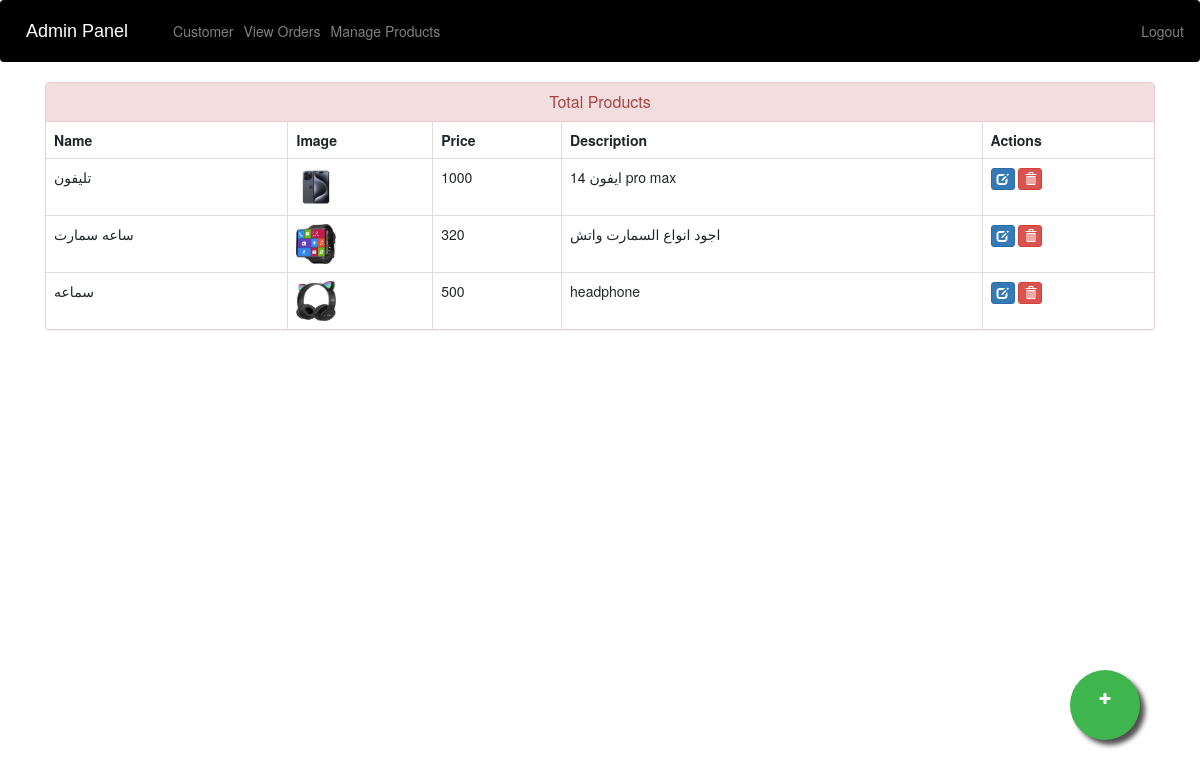
The page /admin-products (signed in) on the database its author committed.
### ecom/models.py (models this page shows, shortened)
class Product(models.Model):
    name=models.CharField(max_length=40)
    product_image= models.ImageField(upload_to='product_image/',null=True,blank=True)
    price = models.PositiveIntegerField()
    description=models.CharField(max_length=40)

### ecom/views.py (the view)
# urls.py: path("admin-products", views.admin_products_view, name="admin-products"),
@login_required(login_url='adminlogin')
def admin_products_view(request):
    products=models.Product.objects.all()
    return render(request,'ecom/admin_products.html',{'products':products})

### templates/ecom/admin_products.html (shortened to what this page needs)
{% extends 'ecom/admin_base.html' %}
{% load static %}
{% block content %}
<head>
  <link href="//netdna.bootstrapcdn.com/bootstrap/3.0.0/css/bootstrap.min.css" rel="stylesheet" id="bootstrap-css">
  <link rel="stylesheet" href = "{% static "css/admin_products.css" %}">
</head>
<div class="container">
  <div class="panel panel-danger">
    <div class="panel-heading">
      <h6 class="panel-title">Total Products</h6>
    </div>
    <table class="table table-hover table-bordered" id="dev-table">
      <thead>
        <tr>
          <th>Name</th>
          <th>Image</th>
          <th>Price</th>
          <th>Description</th>
          <th>Actions</th>
        </tr>
      </thead>
      {% for p in products %}
  {% if p %}
      <tr>
        <td> {{p.name}}</td>
        <td> <img src="{% static p.product_image.url %}" alt="Profile Pic" height="40px" width="40px" /></td>
        <td>{{p.price}}</td>
        <td>{{p.description}}</td>
        <td><a class="btn btn-primary btn-xs" href="{% url 'update-product' p.id  %}"><span class="glyphicon glyphicon-edit"></span></a>
          <a class="btn btn-danger btn-xs" href="{% url 'delete-product' p.id  %}"><span class="glyphicon glyphicon-trash"></span></a></td>
      </tr>
      {%else%}
      <br><br><br>
      <h1>No Products!!</h1>
      {% endif %}
      {% endfor %}
    </table>
  </div>
</div>
<a href="/admin-add-product" class="float">
<i class="fa fa-plus my-float"></i>
</a>
{% endblock content %}

### templates/ecom/admin_base.html (shortened to what this page needs)
<!DOCTYPE html>
<html lang="en">
{% load static %}
<head>
  <link rel="stylesheet" href="https://stackpath.bootstrapcdn.com/bootstrap/4.3.1/css/bootstrap.min.css">
  <link rel="stylesheet" href="https://maxcdn.bootstrapcdn.com/font-awesome/4.7.0/css/font-awesome.min.css">
  <link rel="stylesheet" href="{% static "css/admin_add_products.css" %}">
  <link rel="stylesheet" href="{% static "css/admin_update_customer.css" %}">
  <link rel="stylesheet" href="{% static "css/admin_update_products.css" %}">
  <link rel="stylesheet" href="{% static "css/admin_base.css" %}">
  <link rel="stylesheet" href="{% static "css/cart.css" %}">
</head>
<body>
  <div class="bs-example">
    <nav class="navbar navbar-expand-md navbar-dark fixed-top" style="background:black;">
      <a href="/" class="navbar-brand">Admin Panel</a>
      <div class="collapse navbar-collapse justify-content-between" id="navbarCollapse">
        <div class="navbar-nav">
          <a href="/view-customer" class="nav-item nav-link">Customer</a>
          <a href="/admin-view-booking" class="nav-item nav-link">View Orders</a>
          <a href="/admin-products" class="nav-item nav-link">Manage Products</a>
        </div>
        <div class="navbar-nav navbar-right">
          <a href="/logout" class="nav-item nav-link"> Logout</a>
        </div>
      </div>
    </nav>
  </div>
  {% block content %}
  {% endblock content %}
<br><br><br><br><br><br><br><br>
</body>
</html>

### static/css/admin_add_products.css (style rules this page uses)
a:link { text-decoration: none; }

### static/css/admin_update_customer.css (style rules this page uses)
a:link { text-decoration: none; }
h6 { text-align: center; }
.float { position:fixed; width:70px; height:70px; bottom:60px; right:60px; background-color:#3eb54d; color:#FFF; border-radius:50px; text-align:center; box-shadow: 5px 5px 5px #505050; }
.my-float { margin-top:22px; }

### static/css/admin_update_products.css (style rules this page uses)
a:link { text-decoration: none; }

### static/css/admin_base.css (style rules this page uses)
.bs-example { margin: 0px; width: 100%; }
.navbar-brand { font-size: 20px; font-family: sans-serif; }
@media (min-width:600px) { .navbar-brand { font-size: 3rem; } }

### static/css/admin_products.css (style rules this page uses)
a:link { text-decoration: none; }
h6 { text-align: center; }
.float { position:fixed; width:70px; height:70px; bottom:60px; right:60px; background-color:#3eb54d; color:#FFF; border-radius:50px; text-align:center; box-shadow: 5px 5px 5px #505050; }
.my-float { margin-top:22px; }

### rows shown on the page
Product: name "تليفون", product_image (picture), price "1000", description "ايفون 14 pro max"
Product: name "ساعه سمارت", product_image (picture), price "320", description "اجود انواع السمارت واتش"
Product: name "سماعه", product_image (picture), price "500", description "headphone"
